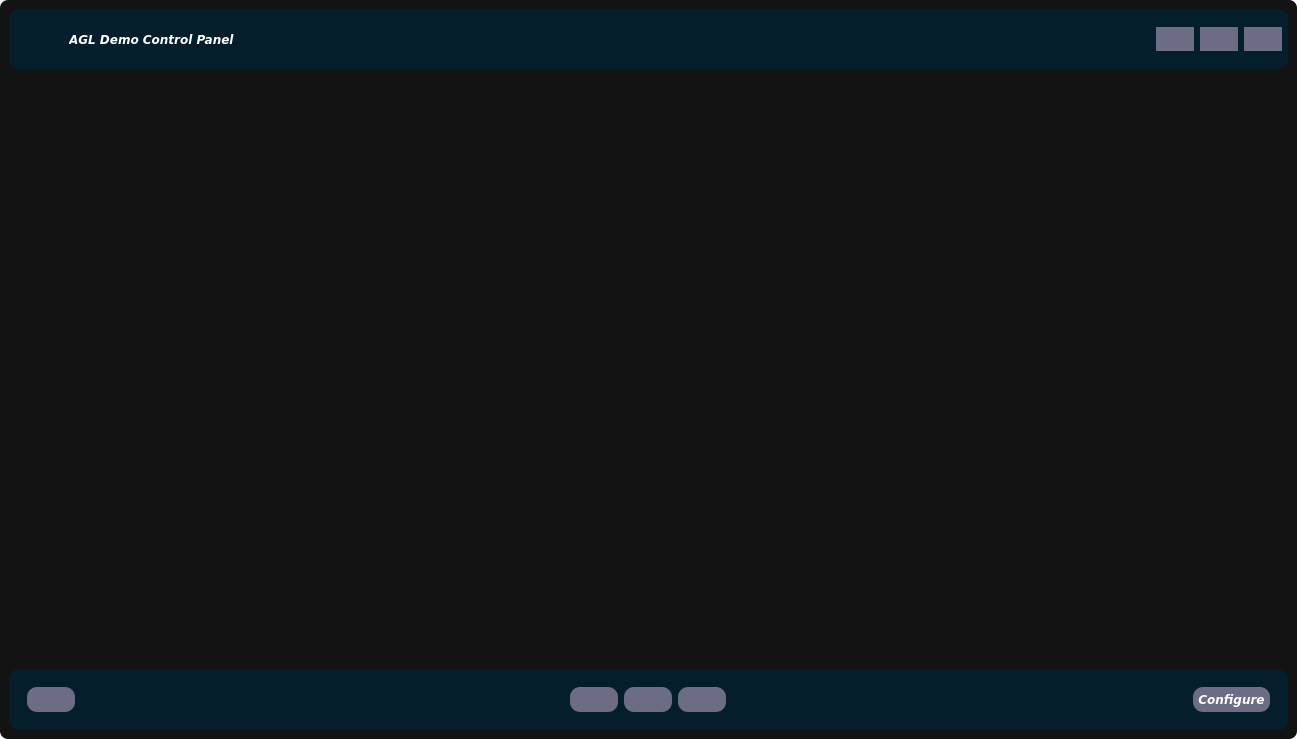
<?xml version="1.0" encoding="UTF-8"?>
<ui version="4.0">
 <class>MainWindow</class>
 <widget class="QMainWindow" name="MainWindow">
  <property name="windowModality">
   <enum>Qt::NonModal</enum>
  </property>
  <property name="geometry">
   <rect>
    <x>0</x>
    <y>0</y>
    <width>1297</width>
    <height>739</height>
   </rect>
  </property>
  <property name="palette">
   <palette>
    <active>
     <colorrole role="WindowText">
      <brush brushstyle="SolidPattern">
       <color alpha="255">
        <red>255</red>
        <green>255</green>
        <blue>255</blue>
       </color>
      </brush>
     </colorrole>
     <colorrole role="Button">
      <brush brushstyle="SolidPattern">
       <color alpha="255">
        <red>255</red>
        <green>255</green>
        <blue>255</blue>
       </color>
      </brush>
     </colorrole>
     <colorrole role="Light">
      <brush brushstyle="SolidPattern">
       <color alpha="255">
        <red>255</red>
        <green>255</green>
        <blue>255</blue>
       </color>
      </brush>
     </colorrole>
     <colorrole role="Midlight">
      <brush brushstyle="SolidPattern">
       <color alpha="255">
        <red>255</red>
        <green>255</green>
        <blue>255</blue>
       </color>
      </brush>
     </colorrole>
     <colorrole role="Dark">
      <brush brushstyle="SolidPattern">
       <color alpha="255">
        <red>127</red>
        <green>127</green>
        <blue>127</blue>
       </color>
      </brush>
     </colorrole>
     <colorrole role="Mid">
      <brush brushstyle="SolidPattern">
       <color alpha="255">
        <red>170</red>
        <green>170</green>
        <blue>170</blue>
       </color>
      </brush>
     </colorrole>
     <colorrole role="Text">
      <brush brushstyle="SolidPattern">
       <color alpha="255">
        <red>255</red>
        <green>255</green>
        <blue>255</blue>
       </color>
      </brush>
     </colorrole>
     <colorrole role="BrightText">
      <brush brushstyle="SolidPattern">
       <color alpha="255">
        <red>255</red>
        <green>255</green>
        <blue>255</blue>
       </color>
      </brush>
     </colorrole>
     <colorrole role="ButtonText">
      <brush brushstyle="SolidPattern">
       <color alpha="255">
        <red>255</red>
        <green>255</green>
        <blue>255</blue>
       </color>
      </brush>
     </colorrole>
     <colorrole role="Base">
      <brush brushstyle="SolidPattern">
       <color alpha="255">
        <red>255</red>
        <green>255</green>
        <blue>255</blue>
       </color>
      </brush>
     </colorrole>
     <colorrole role="Window">
      <brush brushstyle="SolidPattern">
       <color alpha="255">
        <red>255</red>
        <green>255</green>
        <blue>255</blue>
       </color>
      </brush>
     </colorrole>
     <colorrole role="Shadow">
      <brush brushstyle="SolidPattern">
       <color alpha="255">
        <red>0</red>
        <green>0</green>
        <blue>0</blue>
       </color>
      </brush>
     </colorrole>
     <colorrole role="AlternateBase">
      <brush brushstyle="SolidPattern">
       <color alpha="255">
        <red>255</red>
        <green>255</green>
        <blue>255</blue>
       </color>
      </brush>
     </colorrole>
     <colorrole role="ToolTipBase">
      <brush brushstyle="SolidPattern">
       <color alpha="255">
        <red>255</red>
        <green>255</green>
        <blue>220</blue>
       </color>
      </brush>
     </colorrole>
     <colorrole role="ToolTipText">
      <brush brushstyle="SolidPattern">
       <color alpha="255">
        <red>0</red>
        <green>0</green>
        <blue>0</blue>
       </color>
      </brush>
     </colorrole>
     <colorrole role="PlaceholderText">
      <brush brushstyle="SolidPattern">
       <color alpha="255">
        <red>255</red>
        <green>255</green>
        <blue>255</blue>
       </color>
      </brush>
     </colorrole>
    </active>
    <inactive>
     <colorrole role="WindowText">
      <brush brushstyle="SolidPattern">
       <color alpha="255">
        <red>255</red>
        <green>255</green>
        <blue>255</blue>
       </color>
      </brush>
     </colorrole>
     <colorrole role="Button">
      <brush brushstyle="SolidPattern">
       <color alpha="255">
        <red>255</red>
        <green>255</green>
        <blue>255</blue>
       </color>
      </brush>
     </colorrole>
     <colorrole role="Light">
      <brush brushstyle="SolidPattern">
       <color alpha="255">
        <red>255</red>
        <green>255</green>
        <blue>255</blue>
       </color>
      </brush>
     </colorrole>
     <colorrole role="Midlight">
      <brush brushstyle="SolidPattern">
       <color alpha="255">
        <red>255</red>
        <green>255</green>
        <blue>255</blue>
       </color>
      </brush>
     </colorrole>
     <colorrole role="Dark">
      <brush brushstyle="SolidPattern">
       <color alpha="255">
        <red>127</red>
        <green>127</green>
        <blue>127</blue>
       </color>
      </brush>
     </colorrole>
     <colorrole role="Mid">
      <brush brushstyle="SolidPattern">
       <color alpha="255">
        <red>170</red>
        <green>170</green>
        <blue>170</blue>
       </color>
      </brush>
     </colorrole>
     <colorrole role="Text">
      <brush brushstyle="SolidPattern">
       <color alpha="255">
        <red>255</red>
        <green>255</green>
        <blue>255</blue>
       </color>
      </brush>
     </colorrole>
     <colorrole role="BrightText">
      <brush brushstyle="SolidPattern">
       <color alpha="255">
        <red>255</red>
        <green>255</green>
        <blue>255</blue>
       </color>
      </brush>
     </colorrole>
     <colorrole role="ButtonText">
      <brush brushstyle="SolidPattern">
       <color alpha="255">
        <red>255</red>
        <green>255</green>
        <blue>255</blue>
       </color>
      </brush>
     </colorrole>
     <colorrole role="Base">
      <brush brushstyle="SolidPattern">
       <color alpha="255">
        <red>255</red>
        <green>255</green>
        <blue>255</blue>
       </color>
      </brush>
     </colorrole>
     <colorrole role="Window">
      <brush brushstyle="SolidPattern">
       <color alpha="255">
        <red>255</red>
        <green>255</green>
        <blue>255</blue>
       </color>
      </brush>
     </colorrole>
     <colorrole role="Shadow">
      <brush brushstyle="SolidPattern">
       <color alpha="255">
        <red>0</red>
        <green>0</green>
        <blue>0</blue>
       </color>
      </brush>
     </colorrole>
     <colorrole role="AlternateBase">
      <brush brushstyle="SolidPattern">
       <color alpha="255">
        <red>255</red>
        <green>255</green>
        <blue>255</blue>
       </color>
      </brush>
     </colorrole>
     <colorrole role="ToolTipBase">
      <brush brushstyle="SolidPattern">
       <color alpha="255">
        <red>255</red>
        <green>255</green>
        <blue>220</blue>
       </color>
      </brush>
     </colorrole>
     <colorrole role="ToolTipText">
      <brush brushstyle="SolidPattern">
       <color alpha="255">
        <red>0</red>
        <green>0</green>
        <blue>0</blue>
       </color>
      </brush>
     </colorrole>
     <colorrole role="PlaceholderText">
      <brush brushstyle="SolidPattern">
       <color alpha="255">
        <red>255</red>
        <green>255</green>
        <blue>255</blue>
       </color>
      </brush>
     </colorrole>
    </inactive>
    <disabled>
     <colorrole role="WindowText">
      <brush brushstyle="SolidPattern">
       <color alpha="255">
        <red>255</red>
        <green>255</green>
        <blue>255</blue>
       </color>
      </brush>
     </colorrole>
     <colorrole role="Button">
      <brush brushstyle="SolidPattern">
       <color alpha="255">
        <red>255</red>
        <green>255</green>
        <blue>255</blue>
       </color>
      </brush>
     </colorrole>
     <colorrole role="Light">
      <brush brushstyle="SolidPattern">
       <color alpha="255">
        <red>255</red>
        <green>255</green>
        <blue>255</blue>
       </color>
      </brush>
     </colorrole>
     <colorrole role="Midlight">
      <brush brushstyle="SolidPattern">
       <color alpha="255">
        <red>255</red>
        <green>255</green>
        <blue>255</blue>
       </color>
      </brush>
     </colorrole>
     <colorrole role="Dark">
      <brush brushstyle="SolidPattern">
       <color alpha="255">
        <red>127</red>
        <green>127</green>
        <blue>127</blue>
       </color>
      </brush>
     </colorrole>
     <colorrole role="Mid">
      <brush brushstyle="SolidPattern">
       <color alpha="255">
        <red>170</red>
        <green>170</green>
        <blue>170</blue>
       </color>
      </brush>
     </colorrole>
     <colorrole role="Text">
      <brush brushstyle="SolidPattern">
       <color alpha="255">
        <red>255</red>
        <green>255</green>
        <blue>255</blue>
       </color>
      </brush>
     </colorrole>
     <colorrole role="BrightText">
      <brush brushstyle="SolidPattern">
       <color alpha="255">
        <red>255</red>
        <green>255</green>
        <blue>255</blue>
       </color>
      </brush>
     </colorrole>
     <colorrole role="ButtonText">
      <brush brushstyle="SolidPattern">
       <color alpha="255">
        <red>255</red>
        <green>255</green>
        <blue>255</blue>
       </color>
      </brush>
     </colorrole>
     <colorrole role="Base">
      <brush brushstyle="SolidPattern">
       <color alpha="255">
        <red>255</red>
        <green>255</green>
        <blue>255</blue>
       </color>
      </brush>
     </colorrole>
     <colorrole role="Window">
      <brush brushstyle="SolidPattern">
       <color alpha="255">
        <red>255</red>
        <green>255</green>
        <blue>255</blue>
       </color>
      </brush>
     </colorrole>
     <colorrole role="Shadow">
      <brush brushstyle="SolidPattern">
       <color alpha="255">
        <red>0</red>
        <green>0</green>
        <blue>0</blue>
       </color>
      </brush>
     </colorrole>
     <colorrole role="AlternateBase">
      <brush brushstyle="SolidPattern">
       <color alpha="255">
        <red>255</red>
        <green>255</green>
        <blue>255</blue>
       </color>
      </brush>
     </colorrole>
     <colorrole role="ToolTipBase">
      <brush brushstyle="SolidPattern">
       <color alpha="255">
        <red>255</red>
        <green>255</green>
        <blue>220</blue>
       </color>
      </brush>
     </colorrole>
     <colorrole role="ToolTipText">
      <brush brushstyle="SolidPattern">
       <color alpha="255">
        <red>0</red>
        <green>0</green>
        <blue>0</blue>
       </color>
      </brush>
     </colorrole>
     <colorrole role="PlaceholderText">
      <brush brushstyle="SolidPattern">
       <color alpha="255">
        <red>255</red>
        <green>255</green>
        <blue>255</blue>
       </color>
      </brush>
     </colorrole>
    </disabled>
   </palette>
  </property>
  <property name="windowTitle">
   <string>MainWindow</string>
  </property>
  <property name="autoFillBackground">
   <bool>false</bool>
  </property>
  <property name="styleSheet">
   <string notr="true">*{
	border: none;
	border-radius: 8px;
	background-color: transparent;
	background: none;
	padding: 0;
	margin: 0;
	color: #fff;
}

#centralwidget{
	background-color: #131313 ; /* black */
}

#ICPage{
	background-color: #131313 ; /* black */
}

#BottomMenuSubContainer{
	border-radius: 10px;
	background-color:  #041F2B ; /* dark blue */
}

#BottomMenuSubContainer QPushButton{
	background-color: #6C6C85 ; /* pastel purple */
	text-align: center;
	padding: 5px 5px;
	border-radius: 10px;
}

#BottomMenuSubContainer QPushButton:pressed {
    background-color: #4BD7D6 ; /* light blue */
}

#BottomMenuSubContainer QPushButton:checked {
    background-color: #965D62 ; /* red */
}

#headerContainer{
	border-radius: 10px;
	background-color: #041F2B ; /* dark blue */
} 

#headerContainer QPushButton{
	background-color: #6C6C85 ; /* pastel purple */
	text-align: center;
	padding: 5px 3px;
	border-radius: 13px;
}

#headerContainer QPushButton:pressed {
    background-color: #4BD7D6 ; /* light blue */
}

QStackedWidget{
	background-color: #131313 ; /* black */
}</string>
  </property>
  <property name="iconSize">
   <size>
    <width>24</width>
    <height>24</height>
   </size>
  </property>
  <property name="documentMode">
   <bool>false</bool>
  </property>
  <property name="tabShape">
   <enum>QTabWidget::Rounded</enum>
  </property>
  <property name="dockOptions">
   <set>QMainWindow::AllowTabbedDocks|QMainWindow::AnimatedDocks</set>
  </property>
  <property name="unifiedTitleAndToolBarOnMac">
   <bool>true</bool>
  </property>
  <widget class="QWidget" name="centralwidget">
   <property name="autoFillBackground">
    <bool>false</bool>
   </property>
   <layout class="QGridLayout" name="gridLayout">
    <item row="0" column="2" rowspan="2">
     <widget class="QWidget" name="mainContainer" native="true">
      <property name="sizePolicy">
       <sizepolicy hsizetype="Expanding" vsizetype="Preferred">
        <horstretch>0</horstretch>
        <verstretch>0</verstretch>
       </sizepolicy>
      </property>
      <layout class="QVBoxLayout" name="verticalLayout">
       <property name="spacing">
        <number>0</number>
       </property>
       <property name="leftMargin">
        <number>0</number>
       </property>
       <property name="topMargin">
        <number>0</number>
       </property>
       <property name="rightMargin">
        <number>0</number>
       </property>
       <property name="bottomMargin">
        <number>0</number>
       </property>
       <item>
        <widget class="QWidget" name="headerContainer" native="true">
         <property name="sizePolicy">
          <sizepolicy hsizetype="Preferred" vsizetype="Preferred">
           <horstretch>0</horstretch>
           <verstretch>0</verstretch>
          </sizepolicy>
         </property>
         <property name="tabletTracking">
          <bool>true</bool>
         </property>
         <layout class="QHBoxLayout" name="horizontalLayout_3">
          <property name="spacing">
           <number>0</number>
          </property>
          <property name="leftMargin">
           <number>0</number>
          </property>
          <property name="topMargin">
           <number>0</number>
          </property>
          <property name="rightMargin">
           <number>0</number>
          </property>
          <property name="bottomMargin">
           <number>0</number>
          </property>
          <item alignment="Qt::AlignLeft">
           <widget class="QFrame" name="frame_4">
            <property name="frameShape">
             <enum>QFrame::StyledPanel</enum>
            </property>
            <property name="frameShadow">
             <enum>QFrame::Raised</enum>
            </property>
            <layout class="QHBoxLayout" name="horizontalLayout_4">
             <property name="spacing">
              <number>0</number>
             </property>
             <property name="leftMargin">
              <number>0</number>
             </property>
             <property name="topMargin">
              <number>0</number>
             </property>
             <property name="rightMargin">
              <number>0</number>
             </property>
             <property name="bottomMargin">
              <number>0</number>
             </property>
             <item alignment="Qt::AlignHCenter|Qt::AlignVCenter">
              <widget class="QLabel" name="aglLogo">
               <property name="sizePolicy">
                <sizepolicy hsizetype="Fixed" vsizetype="Fixed">
                 <horstretch>0</horstretch>
                 <verstretch>0</verstretch>
                </sizepolicy>
               </property>
               <property name="minimumSize">
                <size>
                 <width>60</width>
                 <height>60</height>
                </size>
               </property>
               <property name="maximumSize">
                <size>
                 <width>90</width>
                 <height>55</height>
                </size>
               </property>
               <property name="text">
                <string/>
               </property>
               <property name="pixmap">
                <pixmap resource="assets/res.qrc">:/Images/Images/logo_agl.png</pixmap>
               </property>
               <property name="scaledContents">
                <bool>true</bool>
               </property>
              </widget>
             </item>
             <item>
              <widget class="QLabel" name="aglLabel">
               <property name="font">
                <font>
                 <family>DejaVu Sans</family>
                 <weight>75</weight>
                 <italic>true</italic>
                 <bold>true</bold>
                </font>
               </property>
               <property name="text">
                <string>AGL Demo Control Panel</string>
               </property>
              </widget>
             </item>
            </layout>
           </widget>
          </item>
          <item alignment="Qt::AlignRight|Qt::AlignVCenter">
           <widget class="QFrame" name="frame_6">
            <property name="frameShape">
             <enum>QFrame::StyledPanel</enum>
            </property>
            <property name="frameShadow">
             <enum>QFrame::Raised</enum>
            </property>
            <layout class="QHBoxLayout" name="horizontalLayout_2">
             <property name="spacing">
              <number>6</number>
             </property>
             <property name="leftMargin">
              <number>0</number>
             </property>
             <property name="topMargin">
              <number>0</number>
             </property>
             <property name="rightMargin">
              <number>6</number>
             </property>
             <property name="bottomMargin">
              <number>0</number>
             </property>
             <item>
              <widget class="Line" name="line">
               <property name="orientation">
                <enum>Qt::Vertical</enum>
               </property>
              </widget>
             </item>
             <item>
              <widget class="QPushButton" name="minimizeBtn">
               <property name="text">
                <string/>
               </property>
               <property name="icon">
                <iconset resource="assets/res.qrc">
                 <normaloff>:/Carbon_Icons/carbon icons/subtract.svg</normaloff>:/Carbon_Icons/carbon icons/subtract.svg</iconset>
               </property>
               <property name="flat">
                <bool>false</bool>
               </property>
              </widget>
             </item>
             <item>
              <widget class="QPushButton" name="maximizeBtn">
               <property name="text">
                <string/>
               </property>
               <property name="icon">
                <iconset resource="assets/res.qrc">
                 <normaloff>:/Carbon_Icons/carbon icons/scale.svg</normaloff>:/Carbon_Icons/carbon icons/scale.svg</iconset>
               </property>
              </widget>
             </item>
             <item>
              <widget class="QPushButton" name="closeBtn">
               <property name="text">
                <string/>
               </property>
               <property name="icon">
                <iconset resource="assets/res.qrc">
                 <normaloff>:/Carbon_Icons/carbon icons/close.svg</normaloff>:/Carbon_Icons/carbon icons/close.svg</iconset>
               </property>
              </widget>
             </item>
            </layout>
           </widget>
          </item>
         </layout>
        </widget>
       </item>
       <item>
        <widget class="QWidget" name="mainBodyContent" native="true">
         <property name="sizePolicy">
          <sizepolicy hsizetype="Preferred" vsizetype="Expanding">
           <horstretch>0</horstretch>
           <verstretch>0</verstretch>
          </sizepolicy>
         </property>
         <layout class="QHBoxLayout" name="horizontalLayout_5">
          <property name="spacing">
           <number>0</number>
          </property>
          <property name="leftMargin">
           <number>0</number>
          </property>
          <property name="topMargin">
           <number>0</number>
          </property>
          <property name="rightMargin">
           <number>0</number>
          </property>
          <property name="bottomMargin">
           <number>0</number>
          </property>
          <item>
           <widget class="QWidget" name="Stackwidget" native="true">
            <layout class="QHBoxLayout" name="horizontalLayout_6">
             <property name="spacing">
              <number>0</number>
             </property>
             <property name="leftMargin">
              <number>0</number>
             </property>
             <property name="topMargin">
              <number>0</number>
             </property>
             <property name="rightMargin">
              <number>0</number>
             </property>
             <property name="bottomMargin">
              <number>0</number>
             </property>
             <item>
              <widget class="QStackedWidget" name="stackedWidget">
               <property name="currentIndex">
                <number>0</number>
               </property>
               <widget class="Dashboard" name="Dashboard"/>
               <widget class="ICWidget" name="ICPage"/>
               <widget class="HVACWidget" name="HVACPage"/>
               <widget class="SteeringCtrlWidget" name="SteeringCtrlPage"/>
               <widget class="settings" name="settingsPage"/>
              </widget>
             </item>
            </layout>
           </widget>
          </item>
         </layout>
        </widget>
       </item>
       <item>
        <widget class="QWidget" name="notificationContent" native="true">
         <property name="sizePolicy">
          <sizepolicy hsizetype="Preferred" vsizetype="Ignored">
           <horstretch>0</horstretch>
           <verstretch>0</verstretch>
          </sizepolicy>
         </property>
         <property name="maximumSize">
          <size>
           <width>16777215</width>
           <height>100</height>
          </size>
         </property>
         <layout class="QVBoxLayout" name="verticalLayout_6">
          <item>
           <widget class="QFrame" name="notificationFrame">
            <property name="frameShape">
             <enum>QFrame::StyledPanel</enum>
            </property>
            <property name="frameShadow">
             <enum>QFrame::Raised</enum>
            </property>
            <layout class="QHBoxLayout" name="horizontalLayout_7">
             <item>
              <widget class="QFrame" name="frame_2">
               <property name="frameShape">
                <enum>QFrame::StyledPanel</enum>
               </property>
               <property name="frameShadow">
                <enum>QFrame::Raised</enum>
               </property>
               <layout class="QHBoxLayout" name="horizontalLayout_8">
                <item>
                 <widget class="QLabel" name="messageIcon">
                  <property name="text">
                   <string/>
                  </property>
                  <property name="pixmap">
                   <pixmap>:/icons/feather/alert-octagon.svg</pixmap>
                  </property>
                 </widget>
                </item>
                <item>
                 <widget class="QLabel" name="message">
                  <property name="sizePolicy">
                   <sizepolicy hsizetype="Expanding" vsizetype="Preferred">
                    <horstretch>0</horstretch>
                    <verstretch>0</verstretch>
                   </sizepolicy>
                  </property>
                  <property name="text">
                   <string>Establish Connection to server </string>
                  </property>
                 </widget>
                </item>
               </layout>
              </widget>
             </item>
             <item alignment="Qt::AlignRight">
              <widget class="QPushButton" name="ackBtn">
               <property name="sizePolicy">
                <sizepolicy hsizetype="Fixed" vsizetype="Fixed">
                 <horstretch>0</horstretch>
                 <verstretch>0</verstretch>
                </sizepolicy>
               </property>
               <property name="minimumSize">
                <size>
                 <width>40</width>
                 <height>0</height>
                </size>
               </property>
               <property name="text">
                <string>OK</string>
               </property>
              </widget>
             </item>
             <item>
              <spacer name="horizontalSpacer">
               <property name="orientation">
                <enum>Qt::Horizontal</enum>
               </property>
               <property name="sizeType">
                <enum>QSizePolicy::Fixed</enum>
               </property>
               <property name="sizeHint" stdset="0">
                <size>
                 <width>20</width>
                 <height>20</height>
                </size>
               </property>
              </spacer>
             </item>
            </layout>
           </widget>
          </item>
         </layout>
        </widget>
       </item>
      </layout>
     </widget>
    </item>
    <item row="2" column="2">
     <widget class="QWidget" name="BottomMenuContainer" native="true">
      <property name="sizePolicy">
       <sizepolicy hsizetype="Expanding" vsizetype="Fixed">
        <horstretch>0</horstretch>
        <verstretch>0</verstretch>
       </sizepolicy>
      </property>
      <property name="styleSheet">
       <string notr="true"/>
      </property>
      <layout class="QVBoxLayout" name="verticalLayout_2">
       <property name="spacing">
        <number>0</number>
       </property>
       <property name="leftMargin">
        <number>0</number>
       </property>
       <property name="topMargin">
        <number>0</number>
       </property>
       <property name="rightMargin">
        <number>0</number>
       </property>
       <property name="bottomMargin">
        <number>0</number>
       </property>
       <item>
        <widget class="QWidget" name="BottomMenuSubContainer" native="true">
         <property name="sizePolicy">
          <sizepolicy hsizetype="Ignored" vsizetype="Preferred">
           <horstretch>0</horstretch>
           <verstretch>0</verstretch>
          </sizepolicy>
         </property>
         <property name="minimumSize">
          <size>
           <width>80</width>
           <height>0</height>
          </size>
         </property>
         <layout class="QHBoxLayout" name="horizontalLayout_9">
          <item alignment="Qt::AlignLeft">
           <widget class="QFrame" name="frame">
            <property name="frameShape">
             <enum>QFrame::StyledPanel</enum>
            </property>
            <property name="frameShadow">
             <enum>QFrame::Raised</enum>
            </property>
            <layout class="QHBoxLayout" name="horizontalLayout">
             <item>
              <widget class="QPushButton" name="dashboardButton">
               <property name="font">
                <font>
                 <family>DejaVu Sans</family>
                 <weight>75</weight>
                 <italic>true</italic>
                 <bold>true</bold>
                </font>
               </property>
               <property name="text">
                <string/>
               </property>
               <property name="icon">
                <iconset resource="assets/res.qrc">
                 <normaloff>:/Carbon_Icons/carbon icons/workspace.svg</normaloff>:/Carbon_Icons/carbon icons/workspace.svg</iconset>
               </property>
               <property name="iconSize">
                <size>
                 <width>35</width>
                 <height>35</height>
                </size>
               </property>
              </widget>
             </item>
            </layout>
           </widget>
          </item>
          <item>
           <spacer name="horizontalSpacer_2">
            <property name="orientation">
             <enum>Qt::Horizontal</enum>
            </property>
            <property name="sizeType">
             <enum>QSizePolicy::Maximum</enum>
            </property>
            <property name="sizeHint" stdset="0">
             <size>
              <width>40</width>
              <height>20</height>
             </size>
            </property>
           </spacer>
          </item>
          <item alignment="Qt::AlignHCenter|Qt::AlignVCenter">
           <widget class="QFrame" name="navigationFrame">
            <property name="sizePolicy">
             <sizepolicy hsizetype="Preferred" vsizetype="Expanding">
              <horstretch>0</horstretch>
              <verstretch>0</verstretch>
             </sizepolicy>
            </property>
            <property name="frameShape">
             <enum>QFrame::StyledPanel</enum>
            </property>
            <property name="frameShadow">
             <enum>QFrame::Raised</enum>
            </property>
            <layout class="QHBoxLayout" name="horizontalLayout_10">
             <item>
              <widget class="QPushButton" name="icButton">
               <property name="enabled">
                <bool>true</bool>
               </property>
               <property name="font">
                <font>
                 <family>DejaVu Sans</family>
                 <weight>75</weight>
                 <italic>true</italic>
                 <bold>true</bold>
                 <kerning>true</kerning>
                </font>
               </property>
               <property name="text">
                <string/>
               </property>
               <property name="icon">
                <iconset resource="assets/res.qrc">
                 <normaloff>:/Carbon_Icons/carbon icons/meter.svg</normaloff>:/Carbon_Icons/carbon icons/meter.svg</iconset>
               </property>
               <property name="iconSize">
                <size>
                 <width>35</width>
                 <height>35</height>
                </size>
               </property>
              </widget>
             </item>
             <item>
              <widget class="QPushButton" name="hvacButton">
               <property name="font">
                <font>
                 <family>DejaVu Sans</family>
                 <weight>75</weight>
                 <italic>true</italic>
                 <bold>true</bold>
                 <kerning>true</kerning>
                </font>
               </property>
               <property name="text">
                <string/>
               </property>
               <property name="icon">
                <iconset resource="assets/res.qrc">
                 <normaloff>:/Carbon_Icons/carbon icons/windy--strong.svg</normaloff>:/Carbon_Icons/carbon icons/windy--strong.svg</iconset>
               </property>
               <property name="iconSize">
                <size>
                 <width>35</width>
                 <height>35</height>
                </size>
               </property>
              </widget>
             </item>
             <item>
              <widget class="QPushButton" name="steeringCtrlButton">
               <property name="font">
                <font>
                 <family>DejaVu Sans</family>
                 <weight>75</weight>
                 <italic>true</italic>
                 <bold>true</bold>
                 <kerning>true</kerning>
                </font>
               </property>
               <property name="text">
                <string/>
               </property>
               <property name="icon">
                <iconset resource="assets/res.qrc">
                 <normaloff>:/Images/Images/steering-wheel.svg</normaloff>:/Images/Images/steering-wheel.svg</iconset>
               </property>
               <property name="iconSize">
                <size>
                 <width>35</width>
                 <height>35</height>
                </size>
               </property>
              </widget>
             </item>
            </layout>
           </widget>
          </item>
          <item>
           <spacer name="horizontalSpacer_3">
            <property name="orientation">
             <enum>Qt::Horizontal</enum>
            </property>
            <property name="sizeType">
             <enum>QSizePolicy::Maximum</enum>
            </property>
            <property name="sizeHint" stdset="0">
             <size>
              <width>40</width>
              <height>20</height>
             </size>
            </property>
           </spacer>
          </item>
          <item alignment="Qt::AlignRight">
           <widget class="QFrame" name="settingsFrame">
            <property name="frameShape">
             <enum>QFrame::StyledPanel</enum>
            </property>
            <property name="frameShadow">
             <enum>QFrame::Raised</enum>
            </property>
            <layout class="QVBoxLayout" name="verticalLayout_5">
             <item>
              <widget class="QPushButton" name="settingsBtn">
               <property name="font">
                <font>
                 <family>DejaVu Sans</family>
                 <weight>75</weight>
                 <italic>true</italic>
                 <bold>true</bold>
                </font>
               </property>
               <property name="text">
                <string>Configure</string>
               </property>
               <property name="icon">
                <iconset resource="assets/res.qrc">
                 <normaloff>:/Carbon_Icons/carbon icons/settings.svg</normaloff>:/Carbon_Icons/carbon icons/settings.svg</iconset>
               </property>
               <property name="iconSize">
                <size>
                 <width>35</width>
                 <height>35</height>
                </size>
               </property>
              </widget>
             </item>
            </layout>
           </widget>
          </item>
         </layout>
        </widget>
       </item>
      </layout>
     </widget>
    </item>
   </layout>
  </widget>
 </widget>
 <customwidgets>
  <customwidget>
   <class>ICWidget</class>
   <extends>QWidget</extends>
   <header>Widgets/ICPage</header>
   <container>1</container>
  </customwidget>
  <customwidget>
   <class>HVACWidget</class>
   <extends>QWidget</extends>
   <header>Widgets/HVACPage</header>
   <container>1</container>
  </customwidget>
  <customwidget>
   <class>settings</class>
   <extends>QWidget</extends>
   <header>Widgets/settings</header>
   <container>1</container>
  </customwidget>
  <customwidget>
   <class>SteeringCtrlWidget</class>
   <extends>QWidget</extends>
   <header>Widgets/SteeringCtrlPage</header>
   <container>1</container>
  </customwidget>
  <customwidget>
   <class>Dashboard</class>
   <extends>QWidget</extends>
   <header>Widgets/Dashboard</header>
   <container>1</container>
  </customwidget>
 </customwidgets>
 <resources>
  <include location="assets/res.qrc"/>
 </resources>
 <connections/>
</ui>
